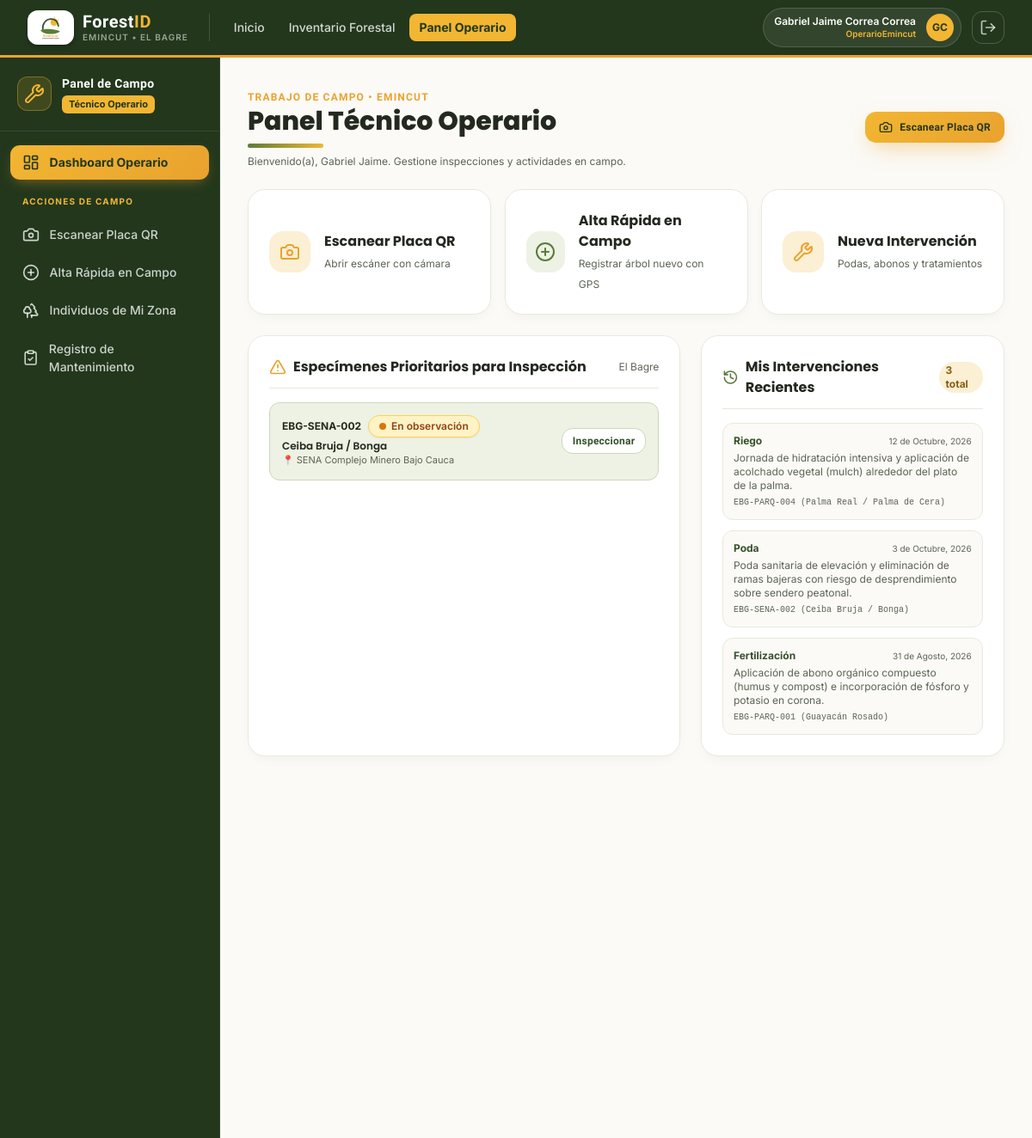
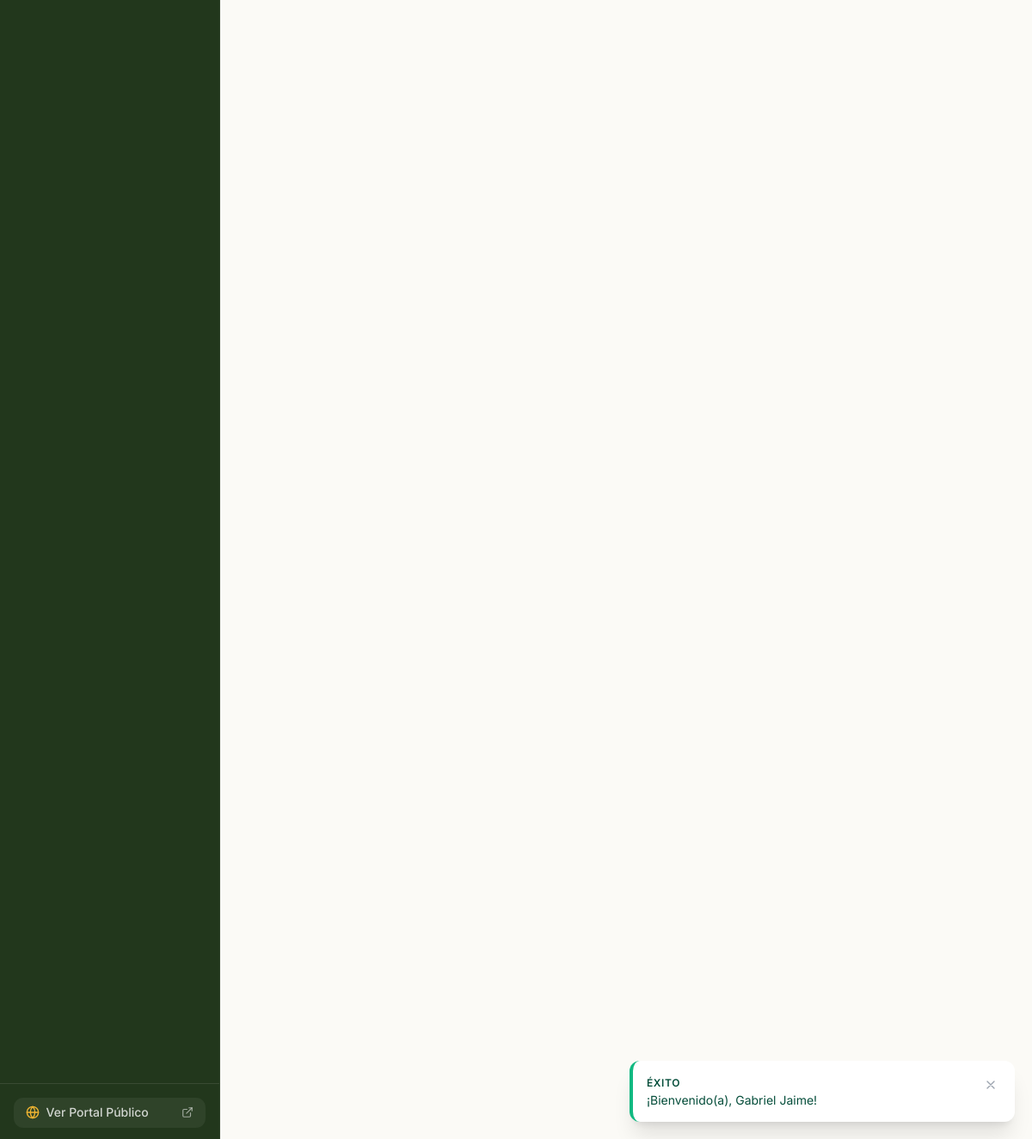
Page /operario/dashboard.php (signed in) on the committed database (2 pictures, top to bottom).
### tables this page shows
CREATE TABLE `individuos_forestales` (
    `id_individuo` CHAR(36) NOT NULL DEFAULT (UUID()),
    `codigo_placa` VARCHAR(30) NOT NULL UNIQUE COMMENT 'Identificador alfanumérico físico de la placa QR',
    `id_zona` CHAR(36) NOT NULL,
    `id_institucion` CHAR(36) NOT NULL,
    `nombre_comun` VARCHAR(150) NOT NULL,
    `nombre_cientifico` VARCHAR(150) NOT NULL,
    `familia_botanica` VARCHAR(100) NOT NULL,
    `tipo_individuo` ENUM('Árbol', 'Palma', 'Arbusto', 'Planta ornamental') NOT NULL DEFAULT 'Árbol',
    `fecha_siembra` DATE NULL,
    `latitud` DECIMAL(10,7) NOT NULL,
    `longitud` DECIMAL(10,7) NOT NULL,
    `dap_cm` DECIMAL(6,2) NOT NULL COMMENT 'Diámetro a la Altura del Pecho en centímetros (a 1.30 m)',
    `altura_total_m` DECIMAL(5,2) NOT NULL COMMENT 'Altura total estimada en metros',
    `diametro_copa_m` DECIMAL(5,2) NOT NULL COMMENT 'Diámetro promedio de copa en metros',
    `foto_principal_url` VARCHAR(255) NULL,
    `descripcion_general` TEXT NULL,
    `id_estado_fitosanitario_actual` CHAR(36) NULL COMMENT 'Referencia al último estado registrado',
    `qr_url` VARCHAR(255) NULL COMMENT 'Ruta relativa de la imagen QR generada',
    `registrado_por` CHAR(36) NOT NULL,
    `estado_registro` TINYINT(1) NOT NULL DEFAULT 1 COMMENT '1: Activo, 0: Dado de baja lógica',
    `fecha_registro` DATETIME NOT NULL DEFAULT CURRENT_TIMESTAMP,
    `fecha_actualizacion` DATETIME NOT NULL DEFAULT CURRENT_TIMESTAMP ON UPDATE CURRENT_TIMESTAMP,
    PRIMARY KEY (`id_individuo`),
    CONSTRAINT `fk_indiv_zonas` FOREIGN KEY (`id_zona`) REFERENCES `zonas` (`id_zona`) ON UPDATE CASCADE ON DELETE RESTRICT,
    CONSTRAINT `fk_indiv_instituciones` FOREIGN KEY (`id_institucion`) REFERENCES `instituciones` (`id_institucion`) ON UPDATE CASCADE ON DELETE RESTRICT,
    CONSTRAINT `fk_indiv_usuarios` FOREIGN KEY (`registrado_por`) REFERENCES `usuarios` (`id_usuario`) ON UPDATE CASCADE ON DELETE RESTRICT,
    INDEX `idx_indiv_codigo_placa` (`codigo_placa`),
    INDEX `idx_indiv_zona` (`id_zona`),
    INDEX `idx_indiv_especie` (`nombre_comun`, `nombre_cientifico`),
    INDEX `idx_indiv_coords` (`latitud`, `longitud`)
);

CREATE TABLE `zonas` (
    `id_zona` CHAR(36) NOT NULL DEFAULT (UUID()),
    `id_institucion` CHAR(36) NOT NULL,
    `nombre_zona` VARCHAR(100) NOT NULL,
    `descripcion` VARCHAR(255) NULL,
    `municipio` VARCHAR(100) NOT NULL DEFAULT 'El Bagre',
    `departamento` VARCHAR(100) NOT NULL DEFAULT 'Antioquia',
    `latitud_referencia` DECIMAL(10,7) NULL,
    `longitud_referencia` DECIMAL(10,7) NULL,
    `estado` TINYINT(1) NOT NULL DEFAULT 1 COMMENT '1: Activa, 0: Inactiva',
    `fecha_creacion` DATETIME NOT NULL DEFAULT CURRENT_TIMESTAMP,
    PRIMARY KEY (`id_zona`),
    CONSTRAINT `fk_zonas_instituciones` FOREIGN KEY (`id_institucion`) REFERENCES `instituciones` (`id_institucion`) ON UPDATE CASCADE ON DELETE RESTRICT,
    INDEX `idx_zonas_institucion` (`id_institucion`),
    INDEX `idx_zonas_municipio` (`municipio`)
);

CREATE TABLE `actividades_mantenimiento` (
    `id_actividad` CHAR(36) NOT NULL DEFAULT (UUID()),
    `id_individuo` CHAR(36) NOT NULL,
    `tipo_actividad` ENUM('Poda', 'Fumigación', 'Fertilización', 'Riego', 'Trasplante', 'Tala', 'Tutoreo', 'Reporte ciudadano', 'Otro') NOT NULL,
    `descripcion` TEXT NOT NULL,
    `evidencia_foto_url` VARCHAR(255) NULL,
    `realizado_por` CHAR(36) NULL COMMENT 'Nullable para permitir reportes ciudadanos anónimos',
    `fecha_actividad` DATETIME NOT NULL DEFAULT CURRENT_TIMESTAMP,
    `fecha_registro` DATETIME NOT NULL DEFAULT CURRENT_TIMESTAMP,
    PRIMARY KEY (`id_actividad`),
    CONSTRAINT `fk_actividades_individuos` FOREIGN KEY (`id_individuo`) REFERENCES `individuos_forestales` (`id_individuo`) ON UPDATE CASCADE ON DELETE CASCADE,
    CONSTRAINT `fk_actividades_usuarios` FOREIGN KEY (`realizado_por`) REFERENCES `usuarios` (`id_usuario`) ON UPDATE CASCADE ON DELETE SET NULL,
    INDEX `idx_actividades_individuo` (`id_individuo`),
    INDEX `idx_actividades_tipo` (`tipo_actividad`),
    INDEX `idx_actividades_fecha` (`fecha_actividad`)
);

### operario/dashboard.php (the view, shortened to what this page needs)
<?php
require_once __DIR__ . '/../includes/funciones.php';
$pdo = getDBConnection();
$usuario_id = $_SESSION['usuario']['id_usuario'];
$mis_actividades_stmt = $pdo->prepare("SELECT COUNT(*) FROM `actividades_mantenimiento` WHERE realizado_por = :u");
$mis_actividades_stmt->execute([':u' => $usuario_id]);
$total_mis_actividades = (int)$mis_actividades_stmt->fetchColumn();
$stmtPendientes = $pdo->query("
    SELECT i.id_individuo, i.codigo_placa, i.nombre_comun, z.nombre_zona, e.estado, e.fecha_evaluacion
    FROM `individuos_forestales` i
    INNER JOIN `zonas` z ON i.id_zona = z.id_zona
    LEFT JOIN `estados_fitosanitarios` e ON i.id_estado_fitosanitario_actual = e.id_estado
    WHERE i.estado_registro = 1 AND (e.estado IN ('En observación', 'Enfermo', 'Plagado', 'En riesgo') OR e.fecha_evaluacion < DATE_SUB(NOW(), INTERVAL 90 DAY))
    ORDER BY e.fecha_evaluacion ASC
    LIMIT 6
");
$pendientes = $stmtPendientes->fetchAll();
$stmtHist = $pdo->prepare("
    SELECT a.*, i.codigo_placa, i.nombre_comun
    FROM `actividades_mantenimiento` a
    INNER JOIN `individuos_forestales` i ON a.id_individuo = i.id_individuo
    WHERE a.realizado_por = :u
    ORDER BY a.fecha_actividad DESC
    LIMIT 5
");
$stmtHist->execute([':u' => $usuario_id]);
$ultimos_mantenimientos = $stmtHist->fetchAll();
require_once __DIR__ . '/../includes/header.php';
require_once __DIR__ . '/../includes/navbar.php';
?>
<div class="flex-1 flex flex-col md:flex-row">
    <?php require_once __DIR__ . '/../includes/sidebar_operario.php'; ?>
    <main class="flex-1 p-6 sm:p-8 space-y-6 overflow-y-auto" style="background:var(--emi-hueso)">
        <div class="flex flex-col sm:flex-row items-start sm:items-center justify-between gap-4 al-scroll">
            <div>
                <span class="emi-display text-xs font-bold uppercase tracking-widest" style="color:var(--emi-ambar)">Trabajo de Campo • Emincut</span>
                <h1 class="font-heading font-extrabold text-2xl sm:text-3xl" style="color:var(--emi-tinta)">
                    Panel Técnico Operario
                </h1>
                <div class="linea-sol mt-2"></div>
                <p class="text-xs mt-2" style="color:var(--emi-tinta-suave)">
                    Bienvenido(a), <?= htmlspecialchars($_SESSION['usuario']['nombres']) ?>. Gestione inspecciones y actividades en campo.
                </p>
            </div>
            <div class="flex items-center gap-2">
                <a href="<?= BASE_URL ?>operario/escanear.php" class="emi-btn emi-btn-sol text-xs py-2.5 px-4">
                    <span class="inline-flex items-center gap-2"><i data-lucide="camera" class="w-4 h-4"></i> Escanear Placa QR</span>
                </a>
            </div>
        </div>
        <div class="grid grid-cols-1 sm:grid-cols-3 gap-4">
            <a href="<?= BASE_URL ?>operario/escanear.php" class="emi-card p-6 flex items-center gap-4 group al-scroll">
                <div class="w-12 h-12 rounded-2xl flex items-center justify-center group-hover:scale-110 transition-transform" style="background:var(--emi-amarillo-suave); color:var(--emi-ambar)">
                    <i data-lucide="camera" class="w-6 h-6"></i>
                </div>
                <div>
                    <span class="block text-base font-bold font-heading" style="color:var(--emi-tinta)">Escanear Placa QR</span>
                    <span class="text-xs" style="color:var(--emi-tinta-suave)">Abrir escáner con cámara</span>
                </div>
            </a>
            <a href="<?= BASE_URL ?>operario/registrar_individuo.php" class="emi-card p-6 flex items-center gap-4 group al-scroll d1">
                <div class="w-12 h-12 rounded-2xl flex items-center justify-center group-hover:scale-110 transition-transform" style="background:var(--emi-verde-suave); color:var(--emi-verde)">
                    <i data-lucide="plus-circle" class="w-6 h-6"></i>
                </div>
                <div>
                    <span class="block text-base font-bold font-heading" style="color:var(--emi-tinta)">Alta Rápida en Campo</span>
                    <span class="text-xs" style="color:var(--emi-tinta-suave)">Registrar árbol nuevo con GPS</span>
                </div>
            </a>
            <a href="<?= BASE_URL ?>operario/actividades/crear.php" class="emi-card p-6 flex items-center gap-4 group al-scroll d2">
                <div class="w-12 h-12 rounded-2xl flex items-center justify-center group-hover:scale-110 transition-transform" style="background:var(--emi-amarillo-suave); color:var(--emi-ambar)">
                    <i data-lucide="wrench" class="w-6 h-6"></i>
                </div>
                <div>
                    <span class="block text-base font-bold font-heading" style="color:var(--emi-tinta)">Nueva Intervención</span>
                    <span class="text-xs" style="color:var(--emi-tinta-suave)">Podas, abonos y tratamientos</span>
                </div>
            </a>
        </div>
        <div class="grid grid-cols-1 lg:grid-cols-12 gap-6">
            <div class="lg:col-span-7 emi-card p-6 space-y-4 al-scroll">
                <div class="flex items-center justify-between border-b border-[#E7EADD] pb-3">
                    <h3 class="font-heading font-bold text-base flex items-center gap-2" style="color:var(--emi-tinta)">
                        <i data-lucide="alert-triangle" class="w-5 h-5" style="color:var(--emi-ambar)"></i>
                        Especímenes Prioritarios para Inspección
                    </h3>
                    <span class="text-xs" style="color:var(--emi-tinta-suave)">El Bagre</span>
                </div>
                <div class="space-y-3">
                    <?php if (empty($pendientes)): ?>
                        <p class="text-xs italic" style="color:var(--emi-tinta-suave)">No hay alertas de inspección pendientes.</p>
                    <?php else: ?>
                        <?php foreach ($pendientes as $p): ?>
                            <div class="p-3.5 rounded-xl flex items-center justify-between gap-3 border" style="background:var(--emi-verde-suave); border-color:#CBD9B8">
                                <div>
                                    <div class="flex items-center gap-2">
                                        <span class="font-bold text-xs" style="color:var(--emi-tinta)"><?= htmlspecialchars($p['codigo_placa']) ?></span>
                                        <?= obtener_badge_estado($p['estado'] ?? 'Sano') ?>
                                    </div>
                                    <h4 class="font-semibold text-xs mt-0.5" style="color:var(--emi-tinta)"><?= htmlspecialchars($p['nombre_comun']) ?></h4>
                                    <span class="block text-[11px]" style="color:var(--emi-tinta-suave)">📍 <?= htmlspecialchars($p['nombre_zona']) ?></span>
                                </div>
                                <a href="<?= BASE_URL ?>operario/individuos/detalle.php?id=<?= $p['id_individuo'] ?>" class="emi-btn text-xs py-1.5 px-3" style="background:#fff; color:var(--emi-verde-oscuro); border:1px solid #CBD9B8">
                                    Inspeccionar
                                </a>
                            </div>
                        <?php endforeach; ?>
                    <?php endif; ?>
                </div>
            </div>
            <div class="lg:col-span-5 emi-card p-6 space-y-4 al-scroll d1">
                <div class="flex items-center justify-between border-b border-[#E7EADD] pb-3">
                    <h3 class="font-heading font-bold text-base flex items-center gap-2" style="color:var(--emi-tinta)">
                        <i data-lucide="history" class="w-5 h-5" style="color:var(--emi-verde)"></i>
                        Mis Intervenciones Recientes
                    </h3>
                    <span class="text-xs font-bold px-2 py-0.5 rounded-full cifra" style="background:var(--emi-amarillo-suave); color:#8A5E10" data-contador="<?= (int)$total_mis_actividades ?>" data-sufijo=" total">0 total</span>
                </div>
                <div class="space-y-3">
                    <?php if (empty($ultimos_mantenimientos)): ?>
                        <p class="text-xs italic" style="color:var(--emi-tinta-suave)">No has registrado intervenciones aún.</p>
                    <?php else: ?>
                        <?php foreach ($ultimos_mantenimientos as $m): ?>
                            <div class="p-3 rounded-xl space-y-1 border" style="background:var(--emi-hueso); border-color:#E7EADD">
                                <div class="flex items-center justify-between">
                                    <span class="font-bold text-xs" style="color:var(--emi-verde-oscuro)"><?= htmlspecialchars($m['tipo_actividad']) ?></span>
                                    <span class="text-[10px]" style="color:var(--emi-tinta-suave)"><?= formatear_fecha($m['fecha_actividad']) ?></span>
                                </div>
                                <p class="text-xs" style="color:var(--emi-tinta-suave)"><?= htmlspecialchars($m['descripcion']) ?></p>
                                <span class="block text-[10px] font-mono" style="color:var(--emi-tinta-suave)"><?= htmlspecialchars($m['codigo_placa']) ?> (<?= htmlspecialchars($m['nombre_comun']) ?>)</span>
                            </div>
                        <?php endforeach; ?>
                    <?php endif; ?>
                </div>
            </div>
        </div>
    </main>
</div>
<?php require_once __DIR__ . '/../includes/footer.php'; ?>

### includes/funciones.php (shortened to what this page needs)
<?php
function obtener_badge_estado(string $estado): string {
    $estado = trim($estado);
    switch ($estado) {
        case 'En observación':
            return '<span class="inline-flex items-center gap-1.5 px-3 py-1 rounded-full text-xs font-semibold bg-amber-100 text-amber-800 border border-amber-300 shadow-sm">
                        <span class="w-2 h-2 rounded-full bg-amber-600 animate-pulse"></span> En observación
                    </span>';
    }
}
function formatear_fecha(?string $fecha, bool $con_hora = false): string {
    $timestamp = strtotime($fecha);
    $meses = [
        1 => 'Enero', 2 => 'Febrero', 3 => 'Marzo', 4 => 'Abril',
        5 => 'Mayo', 6 => 'Junio', 7 => 'Julio', 8 => 'Agosto',
        9 => 'Septiembre', 10 => 'Octubre', 11 => 'Noviembre', 12 => 'Diciembre'
    ];
    $dia = date('j', $timestamp);
    $mes = $meses[(int)date('n', $timestamp)];
    $anio = date('Y', $timestamp);
    return "{$dia} de {$mes}, {$anio}";
}
function get_flash(): ?array {
    if (isset($_SESSION['flash_msg'])) {
        $flash = $_SESSION['flash_msg'];
        return $flash;
    }
    return null;
}
function render_flash(): string {
    $flash = get_flash();
    $tipo = $flash['tipo'];
    $mensaje = htmlspecialchars($flash['mensaje']);
    $estilos = [
        'success' => ['bg' => 'bg-emerald-50 border-emerald-500 text-emerald-900', 'icon' => 'check-circle', 'badge' => 'Éxito'],
        'error'   => ['bg' => 'bg-rose-50 border-rose-500 text-rose-900', 'icon' => 'alert-circle', 'badge' => 'Error'],
        'warning' => ['bg' => 'bg-amber-50 border-amber-500 text-amber-900', 'icon' => 'alert-triangle', 'badge' => 'Atención'],
        'info'    => ['bg' => 'bg-sky-50 border-sky-500 text-sky-900', 'icon' => 'info', 'badge' => 'Información']
    ];
    $cfg = $estilos[$tipo] ?? $estilos['info'];
    return "
    <div id='flash-toast' class='fixed bottom-5 right-5 z-50 max-w-md w-full bg-white border-l-4 {$cfg['bg']} p-4 rounded-xl shadow-xl transition-all duration-300 transform translate-y-0 opacity-100 flex items-start justify-between'>
        <div class='flex items-start gap-3'>
            <div class='mt-0.5 font-bold text-sm'>
                <span class='block font-semibold uppercase tracking-wider text-xs'>{$cfg['badge']}</span>
                <p class='font-normal text-sm mt-0.5 leading-snug'>{$mensaje}</p>
            </div>
        </div>
        <button onclick=\"document.getElementById('flash-toast').remove()\" class='text-gray-400 hover:text-gray-600 p-1'>
            <svg class='w-4 h-4' fill='none' stroke='currentColor' viewBox='0 0 24 24'><path stroke-linecap='round' stroke-linejoin='round' stroke-width='2' d='M6 18L18 6M6 6l12 12'/></svg>
        </button>
    </div>
    <script>
        setTimeout(() => {
            const toast = document.getElementById('flash-toast');
            if (toast) {
                toast.classList.add('opacity-0', 'translate-y-4');
                setTimeout(() => toast.remove(), 400);
            }
        }, 5000);
    </script>
    ";
}

### rows in the picture
individuos_forestales: codigo_placa "EBG-SENA-002", nombre_comun "Ceiba Bruja / Bonga", id_zona.nombre_zona "SENA Complejo Minero Bajo Cauca"
actividades_mantenimiento: tipo_actividad "Riego", fecha_actividad "12 de Octubre, 2026", descripcion "Jornada de hidratación intensiva y aplicación de acolchado vegetal (mulch) alrededor del plato de la palma.", id_individuo.codigo_placa "EBG-PARQ-004", id_individuo.nombre_comun "Palma Real / Palma de Cera"
actividades_mantenimiento: tipo_actividad "Poda", fecha_actividad "3 de Octubre, 2026", descripcion "Poda sanitaria de elevación y eliminación de ramas bajeras con riesgo de desprendimiento sobre sendero peatonal.", id_individuo.codigo_placa "EBG-SENA-002", id_individuo.nombre_comun "Ceiba Bruja / Bonga"
actividades_mantenimiento: tipo_actividad "Fertilización", fecha_actividad "31 de Agosto, 2026", descripcion "Aplicación de abono orgánico compuesto (humus y compost) e incorporación de fósforo y potasio en corona.", id_individuo.codigo_placa "EBG-PARQ-001", id_individuo.nombre_comun "Guayacán Rosado"

### other values in the picture
$cfg['badge'] "ÉXITO"
$mensaje "¡Bienvenido(a), Gabriel Jaime!"
$usuario_actual['nombres'] . ' ' . $usuario_actual['apellidos'] "Gabriel Jaime Correa Correa"
$usuario_actual['nombre_rol'] "OperarioEmincut"
$_SESSION['usuario']['nombres'] "Gabriel Jaime"
